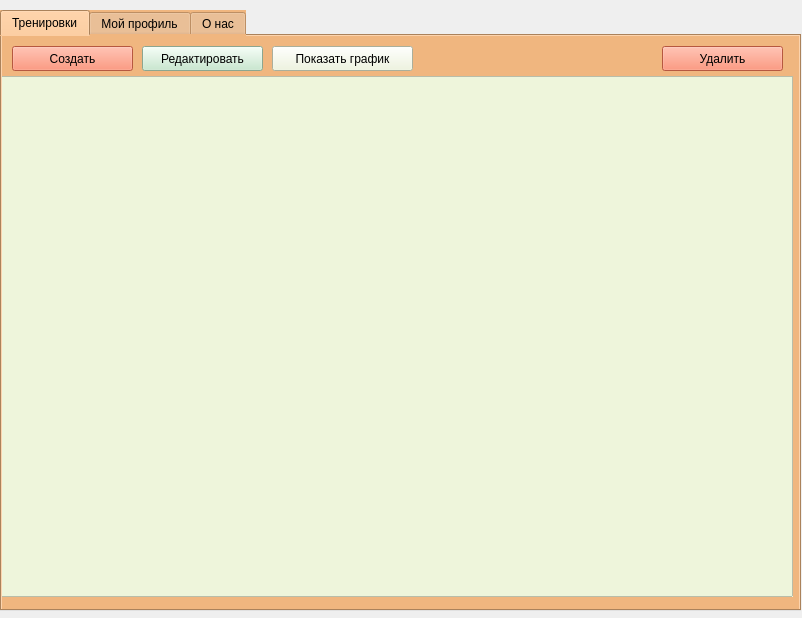
<?xml version="1.0" encoding="UTF-8"?>
<ui version="4.0">
 <class>MainWindow</class>
 <widget class="QMainWindow" name="MainWindow">
  <property name="geometry">
   <rect>
    <x>0</x>
    <y>0</y>
    <width>802</width>
    <height>618</height>
   </rect>
  </property>
  <property name="windowTitle">
   <string>Дневник тренировок</string>
  </property>
  <widget class="QWidget" name="centralwidget">
   <widget class="QTabWidget" name="tabWidget">
    <property name="geometry">
     <rect>
      <x>0</x>
      <y>10</y>
      <width>801</width>
      <height>601</height>
     </rect>
    </property>
    <property name="styleSheet">
     <string notr="true">background-color: rgb(240, 182, 127);
alternate-background-color: rgb(199, 239, 207);</string>
    </property>
    <property name="currentIndex">
     <number>0</number>
    </property>
    <widget class="QWidget" name="tab">
     <attribute name="title">
      <string>Тренировки</string>
     </attribute>
     <widget class="QTableWidget" name="tableWidget">
      <property name="geometry">
       <rect>
        <x>-10</x>
        <y>40</y>
        <width>801</width>
        <height>521</height>
       </rect>
      </property>
      <property name="styleSheet">
       <string notr="true">background-color: rgb(238, 245, 219);</string>
      </property>
     </widget>
     <widget class="QPushButton" name="redact">
      <property name="geometry">
       <rect>
        <x>140</x>
        <y>10</y>
        <width>121</width>
        <height>25</height>
       </rect>
      </property>
      <property name="styleSheet">
       <string notr="true">background-color: rgb(194, 232, 202);</string>
      </property>
      <property name="text">
       <string>Редактировать</string>
      </property>
     </widget>
     <widget class="QPushButton" name="remove_kebab">
      <property name="geometry">
       <rect>
        <x>660</x>
        <y>10</y>
        <width>121</width>
        <height>25</height>
       </rect>
      </property>
      <property name="styleSheet">
       <string notr="true">background-color: rgb(255, 123, 90);</string>
      </property>
      <property name="text">
       <string>Удалить</string>
      </property>
     </widget>
     <widget class="QPushButton" name="create">
      <property name="geometry">
       <rect>
        <x>10</x>
        <y>10</y>
        <width>121</width>
        <height>25</height>
       </rect>
      </property>
      <property name="styleSheet">
       <string notr="true">background-color: rgb(255, 123, 90);</string>
      </property>
      <property name="text">
       <string>Создать</string>
      </property>
     </widget>
     <widget class="QPushButton" name="show_graph">
      <property name="geometry">
       <rect>
        <x>270</x>
        <y>10</y>
        <width>141</width>
        <height>25</height>
       </rect>
      </property>
      <property name="styleSheet">
       <string notr="true">background-color: rgb(238, 245, 219);</string>
      </property>
      <property name="text">
       <string>Показать график</string>
      </property>
     </widget>
    </widget>
    <widget class="QWidget" name="tab_2">
     <attribute name="title">
      <string>Мой профиль</string>
     </attribute>
     <widget class="QLabel" name="label">
      <property name="geometry">
       <rect>
        <x>10</x>
        <y>10</y>
        <width>251</width>
        <height>261</height>
       </rect>
      </property>
      <property name="text">
       <string/>
      </property>
      <property name="pixmap">
       <pixmap>../Изображения/qt-designer-icon.png</pixmap>
      </property>
     </widget>
     <widget class="QLabel" name="label_2">
      <property name="geometry">
       <rect>
        <x>300</x>
        <y>0</y>
        <width>151</width>
        <height>31</height>
       </rect>
      </property>
      <property name="font">
       <font>
        <pointsize>15</pointsize>
       </font>
      </property>
      <property name="text">
       <string>Мои данные:</string>
      </property>
     </widget>
     <widget class="QLabel" name="label_8">
      <property name="geometry">
       <rect>
        <x>300</x>
        <y>300</y>
        <width>221</width>
        <height>31</height>
       </rect>
      </property>
      <property name="font">
       <font>
        <pointsize>15</pointsize>
       </font>
      </property>
      <property name="text">
       <string>Личные рекорды:</string>
      </property>
     </widget>
     <widget class="QGroupBox" name="groupBox">
      <property name="geometry">
       <rect>
        <x>110</x>
        <y>350</y>
        <width>241</width>
        <height>211</height>
       </rect>
      </property>
      <property name="title">
       <string/>
      </property>
      <widget class="QWidget" name="layoutWidget">
       <property name="geometry">
        <rect>
         <x>0</x>
         <y>10</y>
         <width>64</width>
         <height>191</height>
        </rect>
       </property>
       <layout class="QVBoxLayout" name="verticalLayout">
        <item>
         <widget class="QLabel" name="label_9">
          <property name="font">
           <font>
            <pointsize>12</pointsize>
           </font>
          </property>
          <property name="text">
           <string>100м</string>
          </property>
         </widget>
        </item>
        <item>
         <widget class="QLabel" name="label_10">
          <property name="font">
           <font>
            <pointsize>12</pointsize>
           </font>
          </property>
          <property name="text">
           <string>200м</string>
          </property>
         </widget>
        </item>
        <item>
         <widget class="QLabel" name="label_11">
          <property name="font">
           <font>
            <pointsize>12</pointsize>
           </font>
          </property>
          <property name="text">
           <string>400м</string>
          </property>
         </widget>
        </item>
        <item>
         <widget class="QLabel" name="label_12">
          <property name="font">
           <font>
            <pointsize>12</pointsize>
           </font>
          </property>
          <property name="text">
           <string>800м</string>
          </property>
         </widget>
        </item>
        <item>
         <widget class="QLabel" name="label_13">
          <property name="font">
           <font>
            <pointsize>12</pointsize>
           </font>
          </property>
          <property name="text">
           <string>1000м</string>
          </property>
         </widget>
        </item>
       </layout>
      </widget>
      <widget class="QSplitter" name="splitter_6">
       <property name="geometry">
        <rect>
         <x>80</x>
         <y>10</y>
         <width>121</width>
         <height>191</height>
        </rect>
       </property>
       <property name="orientation">
        <enum>Qt::Vertical</enum>
       </property>
       <widget class="QLineEdit" name="m100">
        <property name="styleSheet">
         <string notr="true">background-color: rgb(238, 245, 219);</string>
        </property>
       </widget>
       <widget class="QLineEdit" name="m200">
        <property name="styleSheet">
         <string notr="true">background-color: rgb(238, 245, 219);</string>
        </property>
       </widget>
       <widget class="QLineEdit" name="m400">
        <property name="styleSheet">
         <string notr="true">background-color: rgb(238, 245, 219);</string>
        </property>
       </widget>
       <widget class="QLineEdit" name="m800">
        <property name="styleSheet">
         <string notr="true">background-color: rgb(238, 245, 219);</string>
        </property>
       </widget>
       <widget class="QLineEdit" name="m1000">
        <property name="styleSheet">
         <string notr="true">background-color: rgb(238, 245, 219);</string>
        </property>
       </widget>
      </widget>
     </widget>
     <widget class="QGroupBox" name="groupBox_2">
      <property name="geometry">
       <rect>
        <x>490</x>
        <y>350</y>
        <width>241</width>
        <height>211</height>
       </rect>
      </property>
      <property name="title">
       <string/>
      </property>
      <widget class="QWidget" name="layoutWidget">
       <property name="geometry">
        <rect>
         <x>0</x>
         <y>10</y>
         <width>81</width>
         <height>191</height>
        </rect>
       </property>
       <layout class="QVBoxLayout" name="verticalLayout_2">
        <item>
         <widget class="QLabel" name="label_14">
          <property name="font">
           <font>
            <pointsize>12</pointsize>
           </font>
          </property>
          <property name="text">
           <string>3км</string>
          </property>
         </widget>
        </item>
        <item>
         <widget class="QLabel" name="label_15">
          <property name="font">
           <font>
            <pointsize>12</pointsize>
           </font>
          </property>
          <property name="text">
           <string>5км</string>
          </property>
         </widget>
        </item>
        <item>
         <widget class="QLabel" name="label_16">
          <property name="font">
           <font>
            <pointsize>12</pointsize>
           </font>
          </property>
          <property name="text">
           <string>10км</string>
          </property>
         </widget>
        </item>
        <item>
         <widget class="QLabel" name="label_17">
          <property name="font">
           <font>
            <pointsize>12</pointsize>
           </font>
          </property>
          <property name="text">
           <string>21,1км</string>
          </property>
         </widget>
        </item>
        <item>
         <widget class="QLabel" name="label_18">
          <property name="font">
           <font>
            <pointsize>12</pointsize>
           </font>
          </property>
          <property name="text">
           <string>42,2км</string>
          </property>
         </widget>
        </item>
       </layout>
      </widget>
      <widget class="QSplitter" name="splitter_7">
       <property name="geometry">
        <rect>
         <x>100</x>
         <y>10</y>
         <width>121</width>
         <height>191</height>
        </rect>
       </property>
       <property name="orientation">
        <enum>Qt::Vertical</enum>
       </property>
       <widget class="QLineEdit" name="m100_2">
        <property name="styleSheet">
         <string notr="true">background-color: rgb(238, 245, 219);</string>
        </property>
       </widget>
       <widget class="QLineEdit" name="m200_2">
        <property name="styleSheet">
         <string notr="true">background-color: rgb(238, 245, 219);</string>
        </property>
       </widget>
       <widget class="QLineEdit" name="m400_2">
        <property name="styleSheet">
         <string notr="true">background-color: rgb(238, 245, 219);</string>
        </property>
       </widget>
       <widget class="QLineEdit" name="m800_2">
        <property name="styleSheet">
         <string notr="true">background-color: rgb(238, 245, 219);</string>
        </property>
       </widget>
       <widget class="QLineEdit" name="m1000_2">
        <property name="styleSheet">
         <string notr="true">background-color: rgb(238, 245, 219);</string>
        </property>
       </widget>
      </widget>
     </widget>
     <widget class="QPushButton" name="changePhoto">
      <property name="geometry">
       <rect>
        <x>50</x>
        <y>300</y>
        <width>151</width>
        <height>31</height>
       </rect>
      </property>
      <property name="styleSheet">
       <string notr="true">background-color: rgb(238, 245, 219);</string>
      </property>
      <property name="text">
       <string>Сменить фото</string>
      </property>
     </widget>
     <widget class="QSplitter" name="splitter">
      <property name="geometry">
       <rect>
        <x>300</x>
        <y>50</y>
        <width>297</width>
        <height>31</height>
       </rect>
      </property>
      <property name="orientation">
       <enum>Qt::Horizontal</enum>
      </property>
      <widget class="QLabel" name="label_4">
       <property name="font">
        <font>
         <pointsize>12</pointsize>
        </font>
       </property>
       <property name="text">
        <string>Имя</string>
       </property>
      </widget>
      <widget class="QPlainTextEdit" name="username">
       <property name="font">
        <font>
         <pointsize>11</pointsize>
        </font>
       </property>
       <property name="styleSheet">
        <string notr="true">background-color: rgb(238, 245, 219);</string>
       </property>
       <property name="plainText">
        <string>Дроздовский</string>
       </property>
      </widget>
     </widget>
     <widget class="QSplitter" name="splitter_2">
      <property name="geometry">
       <rect>
        <x>300</x>
        <y>100</y>
        <width>161</width>
        <height>27</height>
       </rect>
      </property>
      <property name="orientation">
       <enum>Qt::Horizontal</enum>
      </property>
      <widget class="QLabel" name="label_3">
       <property name="font">
        <font>
         <pointsize>12</pointsize>
        </font>
       </property>
       <property name="text">
        <string>Пол</string>
       </property>
      </widget>
      <widget class="QComboBox" name="comboBox">
       <property name="font">
        <font>
         <pointsize>10</pointsize>
        </font>
       </property>
       <property name="styleSheet">
        <string notr="true">background-color: rgb(238, 245, 219);</string>
       </property>
       <item>
        <property name="text">
         <string>Мужчина</string>
        </property>
       </item>
       <item>
        <property name="text">
         <string>Женщина</string>
        </property>
       </item>
      </widget>
     </widget>
     <widget class="QSplitter" name="splitter_3">
      <property name="geometry">
       <rect>
        <x>300</x>
        <y>140</y>
        <width>300</width>
        <height>31</height>
       </rect>
      </property>
      <property name="orientation">
       <enum>Qt::Horizontal</enum>
      </property>
      <widget class="QLabel" name="label_5">
       <property name="font">
        <font>
         <pointsize>12</pointsize>
        </font>
       </property>
       <property name="text">
        <string>Рост</string>
       </property>
      </widget>
      <widget class="QPlainTextEdit" name="height">
       <property name="font">
        <font>
         <pointsize>10</pointsize>
        </font>
       </property>
       <property name="styleSheet">
        <string notr="true">background-color: rgb(238, 245, 219);</string>
       </property>
       <property name="plainText">
        <string>180</string>
       </property>
      </widget>
     </widget>
     <widget class="QSplitter" name="splitter_4">
      <property name="geometry">
       <rect>
        <x>300</x>
        <y>190</y>
        <width>301</width>
        <height>31</height>
       </rect>
      </property>
      <property name="orientation">
       <enum>Qt::Horizontal</enum>
      </property>
      <widget class="QLabel" name="label_6">
       <property name="font">
        <font>
         <pointsize>12</pointsize>
        </font>
       </property>
       <property name="text">
        <string>Вес</string>
       </property>
      </widget>
      <widget class="QPlainTextEdit" name="weight">
       <property name="font">
        <font>
         <pointsize>10</pointsize>
        </font>
       </property>
       <property name="styleSheet">
        <string notr="true">background-color: rgb(238, 245, 219);</string>
       </property>
       <property name="plainText">
        <string>75</string>
       </property>
      </widget>
     </widget>
     <widget class="QSplitter" name="splitter_5">
      <property name="geometry">
       <rect>
        <x>300</x>
        <y>240</y>
        <width>301</width>
        <height>27</height>
       </rect>
      </property>
      <property name="orientation">
       <enum>Qt::Horizontal</enum>
      </property>
      <widget class="QLabel" name="label_7">
       <property name="font">
        <font>
         <pointsize>12</pointsize>
        </font>
       </property>
       <property name="text">
        <string>Дата рождения</string>
       </property>
      </widget>
      <widget class="QDateEdit" name="dateEdit">
       <property name="font">
        <font>
         <pointsize>9</pointsize>
        </font>
       </property>
       <property name="styleSheet">
        <string notr="true">background-color: rgb(238, 245, 219);</string>
       </property>
       <property name="dateTime">
        <datetime>
         <hour>0</hour>
         <minute>0</minute>
         <second>0</second>
         <year>1891</year>
         <month>10</month>
         <day>7</day>
        </datetime>
       </property>
      </widget>
     </widget>
    </widget>
    <widget class="QWidget" name="tab_3">
     <attribute name="title">
      <string>О нас</string>
     </attribute>
     <widget class="QLabel" name="label_19">
      <property name="geometry">
       <rect>
        <x>20</x>
        <y>60</y>
        <width>771</width>
        <height>121</height>
       </rect>
      </property>
      <property name="font">
       <font>
        <pointsize>9</pointsize>
       </font>
      </property>
      <property name="text">
       <string>Не следует никому давать советы и пользоваться чужими советами, 
кроме общего совета – правила каждому – следовать велениям души и действовать смело.

©Никколо Макиавелли</string>
      </property>
     </widget>
    </widget>
   </widget>
  </widget>
 </widget>
 <resources/>
 <connections/>
</ui>
